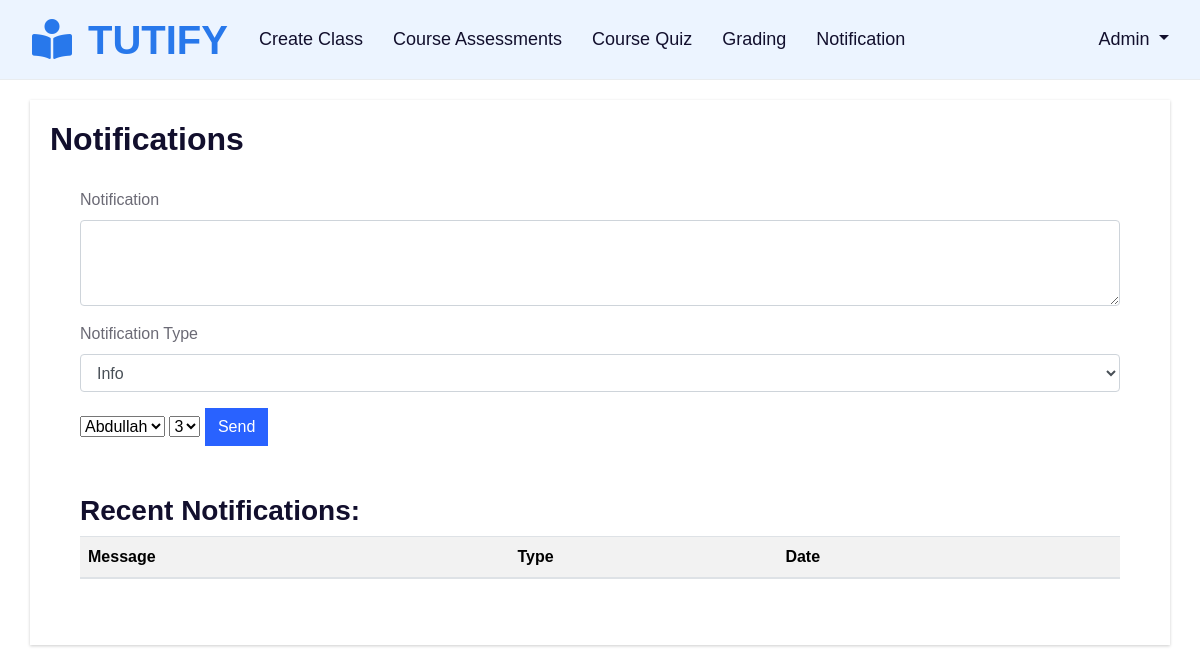
Before: /tutor/s_notification.php (signed in) with the older database file.
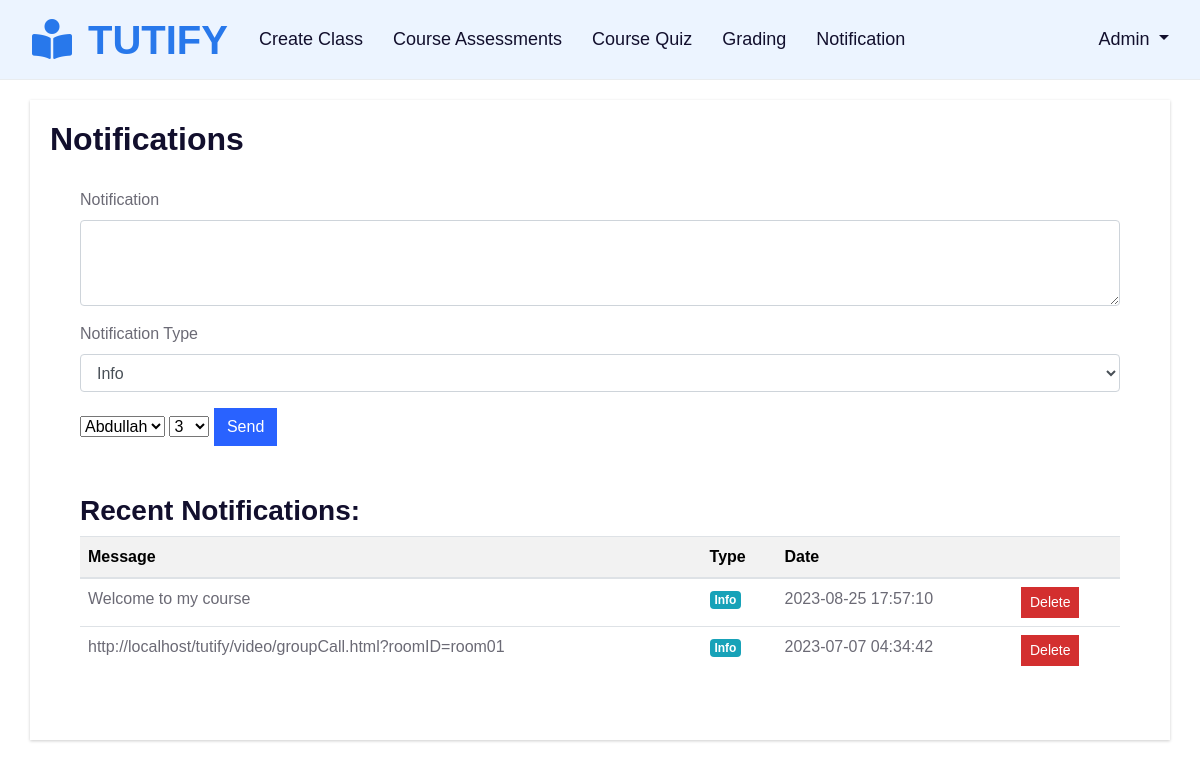
After: the same page with the newer database file.
### tables this page shows
CREATE TABLE `s_notifications` (
  `id` int(11) NOT NULL,
  `message` text NOT NULL,
  `created_at` timestamp NOT NULL DEFAULT current_timestamp(),
  `user_name` varchar(255) NOT NULL,
  `type` varchar(255) NOT NULL,
  `is_read` tinyint(4) NOT NULL
);

### tutor/s_notification.php (the view, shortened to what this page needs)
<?php
include('../dbcon.php');
?>
<!DOCTYPE html>
<html>
<head>
  <link rel="stylesheet" href="https://maxcdn.bootstrapcdn.com/bootstrap/4.0.0/css/bootstrap.min.css">
  <link href="https://cdnjs.cloudflare.com/ajax/libs/font-awesome/5.10.0/css/all.min.css" rel="stylesheet">
  <link href="lib/owlcarousel/assets/owl.carousel.min.css" rel="stylesheet">
  <link href="../css/style.css" rel="stylesheet">
  <link href="../css/t_dash_style.css" rel="stylesheet">
  <link href="../css/nav_style.css" rel="stylesheet">
</head>
<body>
  <nav class="navbar navbar-expand-lg navbar-light bg-light">
    <a href="#" class="navbar-brand ml-lg-3">
                <h1 class="m-0 text-uppercase text-primary"><i class="fa fa-book-reader mr-3"></i>Tutify</h1>
            </a>
    <div class="collapse navbar-collapse" id="navbarNav">
      <ul class="navbar-nav">
        <li class="nav-item">
          <a class="nav-link" target="_blank" href="session.php">Create Class</a>
        </li>
        <li class="nav-item">
          <a class="nav-link" target="_blank" href="create_assessments.php">Course Assessments</a>
        </li>
        <li class="nav-item">
          <a class="nav-link" target="_blank" href="create_quiz.php?course_id=<?php echo $_SESSION['course_id']; ?>">Course Quiz</a>
        </li>
         <li class="nav-item">
          <a class="nav-link" target="_blank" href="grading.php">Grading</a>
        </li>
         <li class="nav-item">
          <a class="nav-link" target="_blank" href="s_notification.php">Notification</a>
        </li>
      </ul>
       <ul class="navbar-nav ml-auto">
            <li class="nav-item dropdown">
                <a class="nav-link dropdown-toggle" id="userDropdown" role="button" data-toggle="dropdown" aria-haspopup="true" aria-expanded="false">
                    <?php echo ucwords($_SESSION["user_name"]); ?>
                </a>
            </li>
        </ul>
    </div>
  </nav>
<div class="container">
  <h2>Notifications</h2>
  <div class="card-body">
    <form method="post">
  <div class="form-group">
    <label for="message">Notification</label>
    <textarea class="form-control" id="message" name="message" rows="3"></textarea>
  </div>
  <div class="form-group">
    <label for="type">Notification Type</label>
    <select class="form-control" id="type" name="type">
      <option value="info">Info</option>
    </select>
  </div>
  <?php
  $sql = "SELECT user_type, fname, id FROM users WHERE user_type = 'Student'";
  $result = mysqli_query($con, $sql);
  $optionsname = '';
  $optionsid = '';
  while ($row = mysqli_fetch_array($result)) {
    $optionsname .= '<option value="'.$row['fname'].'">'.$row['fname'].'</option>';
    $optionsid .= '<option value="'.$row['id'].'">'.$row['id'].'</option>';
  }
  ?>
  <select name="tutor_name">
    <?php echo $optionsname; ?>
  </select>
  <select name="tutor_id">
    <?php echo $optionsid; ?>
  </select>
  <button type="submit" name="submit" class="btn btn-primary">Send</button>
</form>
    <h3 class="mt-5">Recent Notifications:</h3>
    <table class="table">
      <thead>
        <tr>
          <th>Message</th>
          <th>Type</th>
          <th>Date</th>
          <th></th>
        </tr>
      </thead>
      <tbody>
        <?php
        $sql = "SELECT * FROM s_notifications ORDER BY created_at DESC";
        $result = mysqli_query($con, $sql);
        ?>
        <?php while ($row = mysqli_fetch_assoc($result)): ?>
          <tr>
            <td><?php echo $row['message']; ?></td>
            <td><span class="badge bg-<?php echo $row['type']; ?> text-white"><?php echo ucfirst($row['type']); ?></span></td>
            <td><?php echo $row['created_at']; ?></td>
            <td><a href="?delete=<?php echo $row['id']; ?>" class="btn btn-danger btn-sm float-end">Delete</a></td>
          </tr>
        <?php endwhile; ?>
      </tbody>
    </table>
  </div>
</div>
</body>
</html>

Changed rows visible on the page:
added s_notifications: message "Welcome to my course", type "Info", created_at "2023-08-25 17:57:10"
added s_notifications: message "http://localhost/tutify/video/groupCall.html?roomID=room01", type "Info", created_at "2023-07-07 04:34:42"
